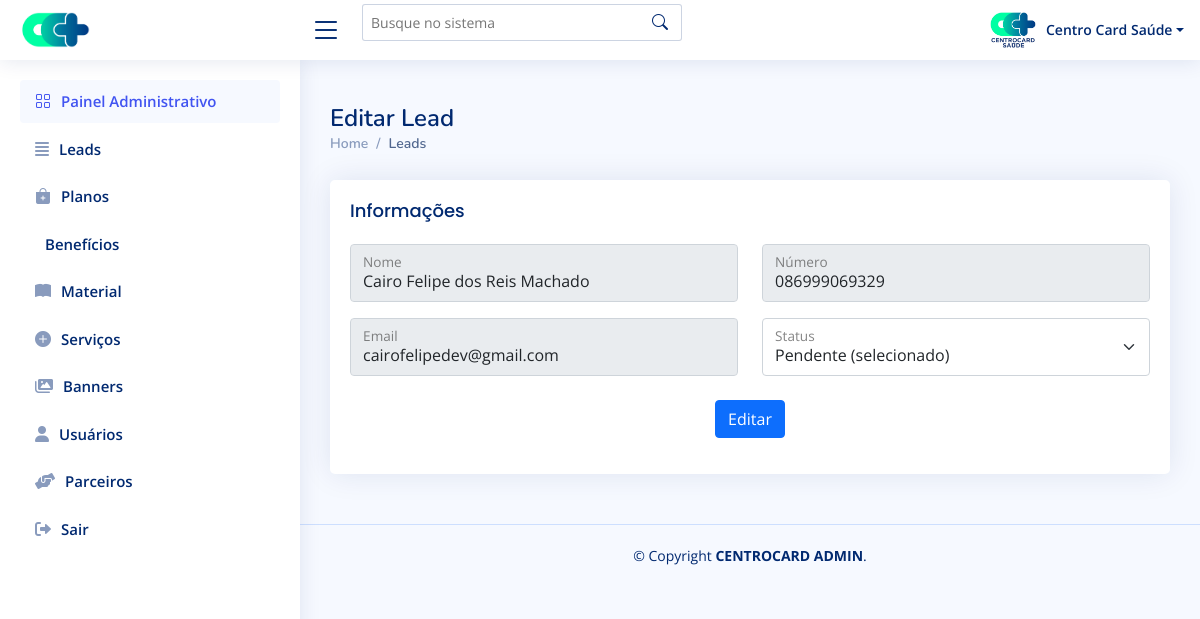
The page /admin/editar-lead.php?edit_id=288 (signed in) on the database as committed earlier.
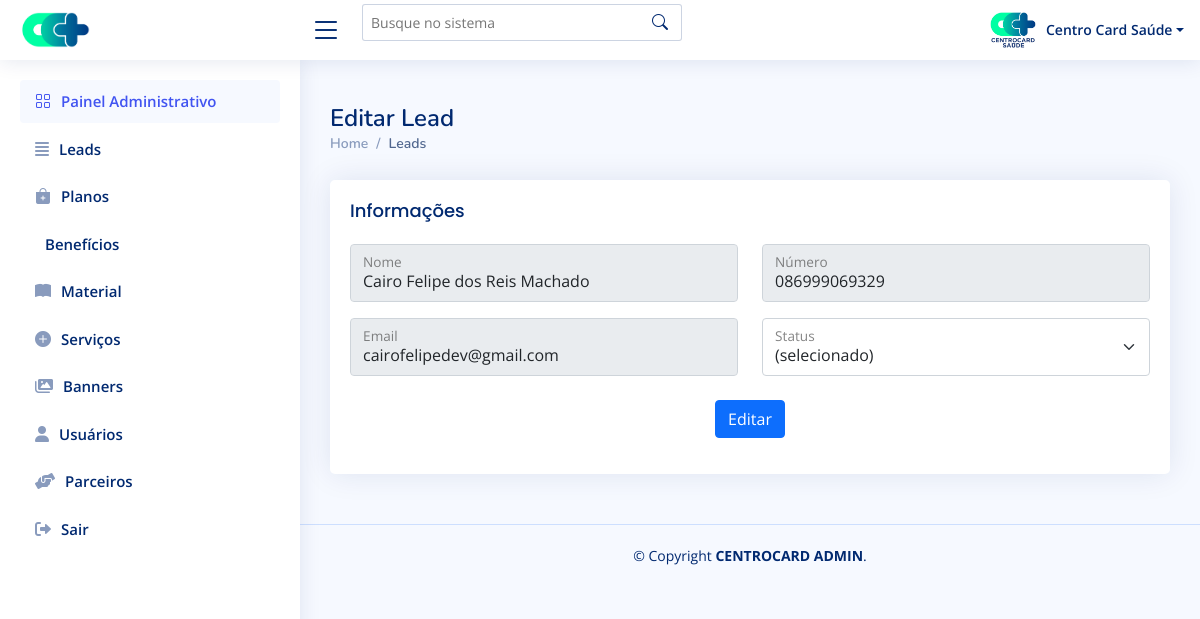
The same page on the database as committed later.
### tables this page shows
CREATE TABLE `leads` (
  `id` int(11) NOT NULL AUTO_INCREMENT,
  `nome` varchar(100) DEFAULT NULL,
  `whats` varchar(50) DEFAULT NULL,
  `opc` varchar(50) DEFAULT NULL,
  `email` varchar(50) DEFAULT NULL,
  `msg` varchar(1000) DEFAULT NULL,
  `data_envio` timestamp NULL DEFAULT current_timestamp(),
  `dv` varchar(100) DEFAULT NULL,
  `tipo` varchar(10) DEFAULT NULL,
  `status` varchar(50) DEFAULT NULL,
  `user_vz` varchar(100) DEFAULT NULL,
  `data_vz` varchar(100) DEFAULT NULL,
  `user_ok` varchar(100) DEFAULT NULL,
  `data_ok` varchar(100) DEFAULT NULL,
  `plan` varchar(50) DEFAULT NULL,
  PRIMARY KEY (`id`)
);

### admin/editar-lead.php (the view, shortened to what this page needs)
<?php
require_once 'dbconfig.php';
if (isset($_GET['edit_id']) && !empty($_GET['edit_id'])) {
  $id = $_GET['edit_id'];
  $stmt_edit = $DB_con->prepare('SELECT * FROM leads WHERE id =:uid');
  $stmt_edit->execute(array(':uid' => $id));
  $edit_row = $stmt_edit->fetch(PDO::FETCH_ASSOC);
  extract($edit_row);
} else {
  header("Location: painel-servicos.php");
}
?>
<!DOCTYPE html>
<html lang="pt-br">
<head>
  <link rel="stylesheet" href="https://cdnjs.cloudflare.com/ajax/libs/font-awesome/6.0.0-beta3/css/all.min.css" />
  <link href="assets/vendor/bootstrap/css/bootstrap.min.css" rel="stylesheet">
  <link href="assets/vendor/bootstrap-icons/bootstrap-icons.css" rel="stylesheet">
  <link href="assets/vendor/boxicons/css/boxicons.min.css" rel="stylesheet">
  <link href="assets/vendor/quill/quill.snow.css" rel="stylesheet">
  <link href="assets/vendor/quill/quill.bubble.css" rel="stylesheet">
  <link href="assets/vendor/remixicon/remixicon.css" rel="stylesheet">
  <link href="assets/vendor/simple-datatables/style.css" rel="stylesheet">
  <link href="assets/css/style.css" rel="stylesheet">
</head>
<body>
  <?php include "components/header.php" ?>
  <?php include "components/sidebar.php" ?>
  <main id="main" class="main">
    <div class="pagetitle">
      <h1>Editar Lead</h1>
      <div class="d-flex justify-content-between">
        <nav>
          <ol class="breadcrumb">
            <li class="breadcrumb-item"><a href="painel-controle.php">Home</a></li>
            <li class="breadcrumb-item active">Leads</li>
          </ol>
        </nav>
      </div>
    </div>
    <section class="section">
      <div class="row justify-content-center">
        <div class="col-lg-12">
          <div class="card">
            <div class="card-body">
              <form method="POST" enctype="multipart/form-data" class="row">
                <div class="col-md-12">
                  <h5 class="card-title">Informações</h5>
                  <div class="row">
                    <div class="col-md-6 pb-3">
                      <div class="form-floating">
                        <input disabled type="text" class="form-control" value="<?php echo $nome; ?>" name="nome" placeholder="Nome Completo">
                        <label for="">Nome</label>
                      </div>
                    </div>
                    <div class="col-md-6 pb-3">
                      <div class="form-floating">
                        <input disabled type="text" class="form-control" value="<?php echo $whats; ?>" name="whats" placeholder="Nome Completo">
                        <label for="">Número</label>
                      </div>
                    </div>
                    <div class="col-md-6 pb-3">
                      <div class="form-floating">
                        <input disabled type="text" class="form-control" value="<?php echo $email; ?>" name="email" placeholder="Nome Completo">
                        <label for="">Email</label>
                      </div>
                    </div>
                    <div class="col-md-6">
                      <div class="form-floating mb-3">
                        <select name="status" class="form-select" id="floatingSelect" aria-label="Parceiro">
                          <option value="<?php echo $status; ?>">
                            <?php
                            if ($status == 1) {
                              echo "Pendente";
                            }
                            ?> (selecionado)
                          </option>
                        </select>
                        <label for="floatingSelect">Status</label>
                      </div>
                    </div>
                  </div>
                </div>
                <div class="text-center pt-2">
                  <button type="submit" name="btnsave" class="btn btn-primary">Editar</button>
                </div>
              </form>
            </div>
          </div>
        </div>
    </section>
  </main>
  <?php include "components/footer.php"; ?>
</body>
</html>

Rows that differ between the two databases and show on the page:
changed leads "Cairo Felipe dos Reis Machado": status "Pendente (selecionado)" → (not shown)
Other text that changed with them:
form field status: (not shown) → "(selecionado)"
